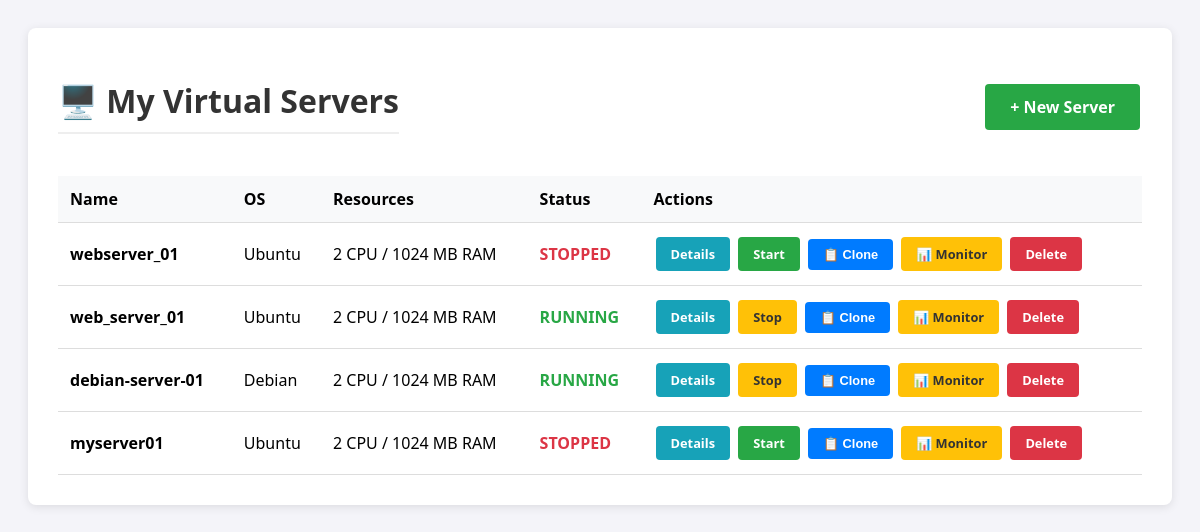
The page / on the database its author committed.
### tables this page shows
CREATE TABLE instances (
            id INTEGER PRIMARY KEY AUTOINCREMENT,
            name TEXT NOT NULL UNIQUE,
            os_type TEXT NOT NULL,
            cpu_cores INTEGER DEFAULT 1,
            ram_size INTEGER DEFAULT 1024,
            storage_size INTEGER DEFAULT 10000,
            ip_address TEXT,
            status TEXT DEFAULT 'stopped',
            vm_uuid TEXT,
            created_at TIMESTAMP DEFAULT CURRENT_TIMESTAMP
        );

### app.py (the view)
@app.route('/')
def index():
    conn = get_db_connection()
    vms = conn.execute('SELECT * FROM instances ORDER BY created_at DESC').fetchall()
    conn.close()
    return render_template('index.html', vms=vms)

### app.py (called while the page is built)
def get_db_connection():
    conn = sqlite3.connect('database.db')
    conn.row_factory = sqlite3.Row
    return conn

### templates/index.html (shortened to what this page needs)
<!DOCTYPE html>
<html lang="en">
<head>
</head>
<body>
    <div class="container">
        <div style="display: flex; justify-content: space-between; align-items: center;">
            <h1>🖥️ My Virtual Servers</h1>
            <a href="{{ url_for('create') }}" class="btn btn-success" style="font-size: 1em; padding: 12px 25px;">+ New Server</a>
        </div>
        <table>
            <thead>
                <tr>
                    <th>Name</th>
                    <th>OS</th>
                    <th>Resources</th>
                    <th>Status</th>
                    <th>Actions</th>
                </tr>
            </thead>
            <tbody>
                {% for vm in vms %}
                <tr>
                    <td><strong>{{ vm['name'] }}</strong></td>
                    <td>{{ vm['os_type'] }}</td>
                    <td>{{ vm['cpu_cores'] }} CPU / {{ vm['ram_size'] }} MB RAM</td>
                    <td><span class="status-{{ vm['status'] }}">{{ vm['status'].upper() }}</span></td>
                    <td>
                        <a href="{{ url_for('vm_details', id=vm['id']) }}" class="btn btn-info">Details</a>
                        {% if vm['status'] == 'stopped' %}
                            <a href="{{ url_for('vm_action', action='start', id=vm['id']) }}" class="btn btn-success">Start</a>
                        {% else %}
                            <a href="{{ url_for('vm_action', action='stop', id=vm['id']) }}" class="btn btn-warning">Stop</a>
                        {% endif %}
                        <button class="btn btn-primary clone-btn"
                                data-vm-id="{{ vm['id'] }}"
                                data-vm-name="{{ vm['name'] }}">
                            📋 Clone
                        </button>
                        <a href="{{ url_for('vm_monitor', id=vm['id']) }}" class="btn btn-warning">
                            📊 Monitor
                        </a>
                        <a href="{{ url_for('vm_action', action='delete', id=vm['id']) }}"
                           class="btn btn-danger"
                           onclick="return confirm('Are you sure you want to delete this server?')">
                            Delete
                        </a>
                    </td>
                </tr>
                {% else %}
                <tr>
                    <td colspan="5" style="text-align: center; padding: 40px;">
                        No servers found. Create one to get started!
                    </td>
                </tr>
                {% endfor %}
            </tbody>
        </table>
    </div>
</body>
</html>

### templates/index.html (style rules this page uses)
body { font-family: 'Segoe UI', Tahoma, Geneva, Verdana, sans-serif; background: #f4f4f9; padding: 20px; }
.container { max-width: 1200px; margin: 0 auto; background: white; padding: 30px; border-radius: 8px; box-shadow: 0 2px 10px rgba(0,0,0,0.1); }
h1 { color: #333; border-bottom: 2px solid #eee; padding-bottom: 10px; }
.btn { display: inline-block; padding: 8px 15px; text-decoration: none; border-radius: 4px; font-weight: bold; border: none; cursor: pointer; font-size: 0.8em; margin: 2px; }
.btn-primary { background: #007bff; color: white; }
.btn-danger { background: #dc3545; color: white; }
.btn-success { background: #28a745; color: white; }
.btn-warning { background: #ffc107; color: #333; }
.btn-info { background: #17a2b8; color: white; }
table { width: 100%; border-collapse: collapse; margin-top: 20px; }
th, td { padding: 12px; text-align: left; border-bottom: 1px solid #ddd; }
th { background-color: #f8f9fa; }
.status-stopped { color: #dc3545; font-weight: bold; }
.status-running { color: #28a745; font-weight: bold; }

### rows shown on the page
instances: name "webserver_01", os_type "Ubuntu", cpu_cores "2", ram_size "1024", status "STOPPED"
instances: name "web_server_01", os_type "Ubuntu", cpu_cores "2", ram_size "1024", status "RUNNING"
instances: name "debian-server-01", os_type "Debian", cpu_cores "2", ram_size "1024", status "RUNNING"
instances: name "myserver01", os_type "Ubuntu", cpu_cores "2", ram_size "1024", status "STOPPED"
